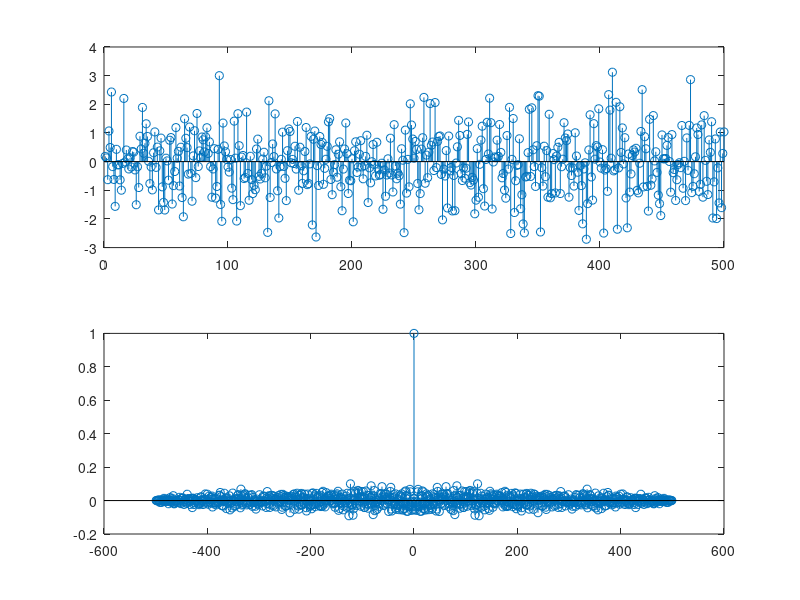

MATLAB code for this plot: (Note: this script raises an error after producing the figure.)
clc;
clearvars;

%Exercise D1 c

%observe ACF of a random white noise

white_noise = randn(1, 500);
[rxx lag] = xcorr(white_noise);
rxx = rxx/max(rxx); %always normalise the value of corr for better comparison
subplot(2,1,1);
stem(white_noise);
subplot(2,1,2);
stem(lag, rxx);
fig= gcf
WinOnTop(fig, true);
